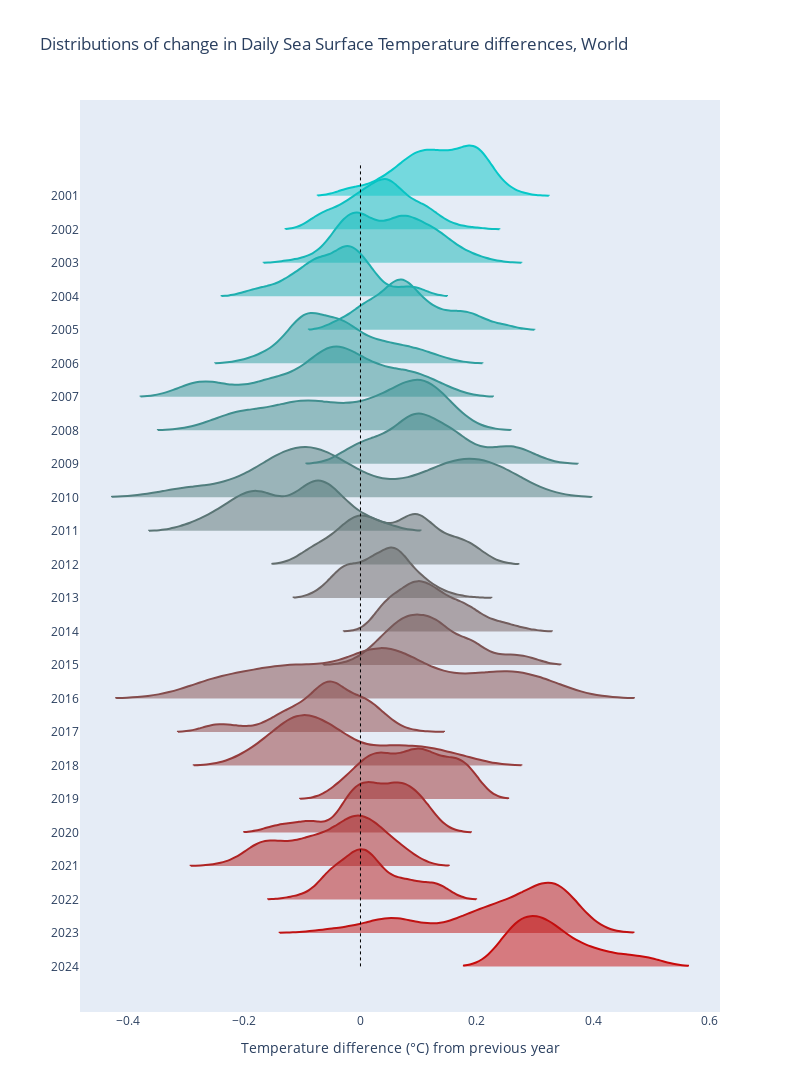

Notebook cell for this chart:
### Code cell
import plotly.graph_objects as go
from plotly.colors import n_colors
import numpy as np
np.random.seed(1)

colors = n_colors('rgb(5, 200, 200)', 'rgb(200, 10, 10)', n_years_back, colortype='rgb')
colors = colors[::-1]

# We reverse the order of the rows in df_diff_rolling to have the most recent year at the top
df_diff_rolling_plot = df_diff_rolling.iloc[::-1]

fig = go.Figure()
for data_line, color in zip(df_diff_rolling_plot.values, colors):
    fig.add_trace(go.Violin(x=data_line, line_color=color))

fig.update_traces(orientation='h', side='positive', width=3, points=False)
fig.update_layout(xaxis_showgrid=False, xaxis_zeroline=False)

fig.update_layout(yaxis=dict(tickmode='array', tickvals=np.arange(n_years_back), ticktext=df_diff_rolling_plot.index))
fig.add_shape(type="line", x0=0, y0=0, x1=0, y1=n_years_back, line=dict(color="black", width=1, dash="dot"))
fig.update_xaxes(title_text="Temperature difference (°C) from previous year")
fig.update_layout(showlegend=False)
fig.update_layout(title="Distributions of change in Daily Sea Surface Temperature differences, World")
fig.update_layout(height=1200, width=800)
fig.show()

### Figure 1 — Plotly figure (JSON) as saved in the notebook; plotly's stock layout.template omitted (floating-point values rounded to 4 significant figures; data arrays with more than 128 entries replaced by an {"elided": "..."} marker saying what was removed)
{"data": [{"line": {"color": "rgb(200.0, 10.0, 10.0)"}, "orientation": "h", "points": false, "side": "positive", "type": "violin", "width": 3, "x": {"elided": "366 float values"}}, {"line": {"color": "rgb(191.52173913043478, 18.260869565217405, 18.260869565217405)"}, "orientation": "h", "points": false, "side": "positive", "type": "violin", "width": 3, "x": {"elided": "366 float values"}}, {"line": {"color": "rgb(183.04347826086956, 26.52173913043481, 26.52173913043481)"}, "orientation": "h", "points": false, "side": "positive", "type": "violin", "width": 3, "x": {"elided": "366 float values"}}, {"line": {"color": "rgb(174.56521739130434, 34.782608695652186, 34.782608695652186)"}, "orientation": "h", "points": false, "side": "positive", "type": "violin", "width": 3, "x": {"elided": "366 float values"}}, {"line": {"color": "rgb(166.08695652173913, 43.04347826086956, 43.04347826086956)"}, "orientation": "h", "points": false, "side": "positive", "type": "violin", "width": 3, "x": {"elided": "366 float values"}}, {"line": {"color": "rgb(157.6086956521739, 51.30434782608697, 51.30434782608697)"}, "orientation": "h", "points": false, "side": "positive", "type": "violin", "width": 3, "x": {"elided": "366 float values"}}, {"line": {"color": "rgb(149.1304347826087, 59.56521739130437, 59.56521739130437)"}, "orientation": "h", "points": false, "side": "positive", "type": "violin", "width": 3, "x": {"elided": "366 float values"}}, {"line": {"color": "rgb(140.65217391304347, 67.82608695652175, 67.82608695652175)"}, "orientation": "h", "points": false, "side": "positive", "type": "violin", "width": 3, "x": {"elided": "366 float values"}}, {"line": {"color": "rgb(132.17391304347825, 76.08695652173914, 76.08695652173914)"}, "orientation": "h", "points": false, "side": "positive", "type": "violin", "width": 3, "x": {"elided": "366 float values"}}, {"line": {"color": "rgb(123.69565217391303, 84.34782608695653, 84.34782608695653)"}, "orientation": "h", "points": false, "side": "positive", "type": "violin", "width": 3, "x": {"elided": "366 float values"}}, {"line": {"color": "rgb(115.21739130434781, 92.60869565217392, 92.60869565217392)"}, "orientation": "h", "points": false, "side": "positive", "type": "violin", "width": 3, "x": {"elided": "366 float values"}}, {"line": {"color": "rgb(106.7391304347826, 100.86956521739131, 100.86956521739131)"}, "orientation": "h", "points": false, "side": "positive", "type": "violin", "width": 3, "x": {"elided": "366 float values"}}, {"line": {"color": "rgb(98.26086956521739, 109.1304347826087, 109.1304347826087)"}, "orientation": "h", "points": false, "side": "positive", "type": "violin", "width": 3, "x": {"elided": "366 float values"}}, {"line": {"color": "rgb(89.78260869565217, 117.3913043478261, 117.3913043478261)"}, "orientation": "h", "points": false, "side": "positive", "type": "violin", "width": 3, "x": {"elided": "366 float values"}}, {"line": {"color": "rgb(81.30434782608695, 125.65217391304348, 125.65217391304348)"}, "orientation": "h", "points": false, "side": "positive", "type": "violin", "width": 3, "x": {"elided": "366 float values"}}, {"line": {"color": "rgb(72.82608695652173, 133.91304347826087, 133.91304347826087)"}, "orientation": "h", "points": false, "side": "positive", "type": "violin", "width": 3, "x": {"elided": "366 float values"}}, {"line": {"color": "rgb(64.34782608695652, 142.17391304347825, 142.17391304347825)"}, "orientation": "h", "points": false, "side": "positive", "type": "violin", "width": 3, "x": {"elided": "366 float values"}}, {"line": {"color": "rgb(55.8695652173913, 150.43478260869566, 150.43478260869566)"}, "orientation": "h", "points": false, "side": "positive", "type": "violin", "width": 3, "x": {"elided": "366 float values"}}, {"line": {"color": "rgb(47.391304347826086, 158.69565217391306, 158.69565217391306)"}, "orientation": "h", "points": false, "side": "positive", "type": "violin", "width": 3, "x": {"elided": "366 float values"}}, {"line": {"color": "rgb(38.91304347826087, 166.95652173913044, 166.95652173913044)"}, "orientation": "h", "points": false, "side": "positive", "type": "violin", "width": 3, "x": {"elided": "366 float values"}}, {"line": {"color": "rgb(30.43478260869565, 175.2173913043478, 175.2173913043478)"}, "orientation": "h", "points": false, "side": "positive", "type": "violin", "width": 3, "x": {"elided": "366 float values"}}, {"line": {"color": "rgb(21.956521739130434, 183.47826086956522, 183.47826086956522)"}, "orientation": "h", "points": false, "side": "positive", "type": "violin", "width": 3, "x": {"elided": "366 float values"}}, {"line": {"color": "rgb(13.478260869565217, 191.73913043478262, 191.73913043478262)"}, "orientation": "h", "points": false, "side": "positive", "type": "violin", "width": 3, "x": {"elided": "366 float values"}}, {"line": {"color": "rgb(5.0, 200.0, 200.0)"}, "orientation": "h", "points": false, "side": "positive", "type": "violin", "width": 3, "x": {"elided": "366 float values"}}], "layout": {"height": 1200, "shapes": [{"line": {"color": "black", "dash": "dot", "width": 1}, "type": "line", "x0": 0, "x1": 0, "y0": 0, "y1": 24}], "showlegend": false, "title": {"text": "Distributions of change in Daily Sea Surface Temperature differences, World"}, "width": 800, "xaxis": {"showgrid": false, "title": {"text": "Temperature difference (°C) from previous year"}, "zeroline": false}, "yaxis": {"tickmode": "array", "ticktext": ["2024", "2023", "2022", "2021", "2020", "2019", "2018", "2017", "2016", "2015", "2014", "2013", "2012", "2011", "2010", "2009", "2008", "2007", "2006", "2005", "2004", "2003", "2002", "2001"], "tickvals": [0, 1, 2, 3, 4, 5, 6, 7, 8, 9, 10, 11, 12, 13, 14, 15, 16, 17, 18, 19, 20, 21, 22, 23]}}}
